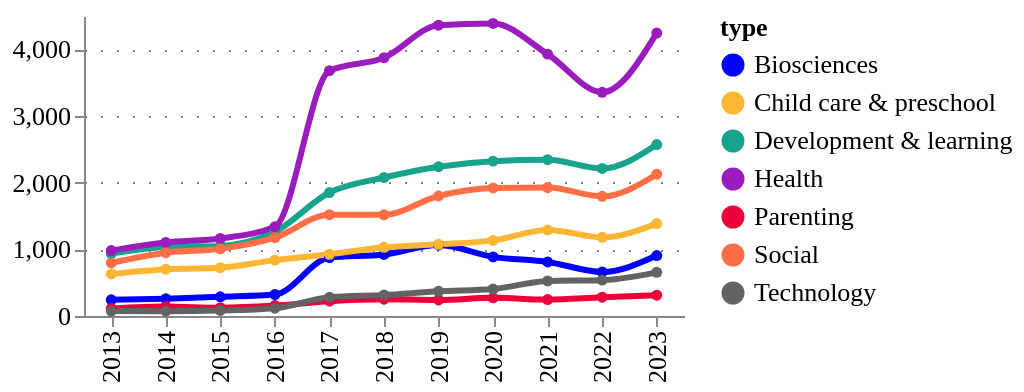

Notebook code cell kept with this figure:
### Code cell
fig = pu.ts_smooth(
    ts_df,
    ts_df['type'].unique(),
    variable= "counts",
    variable_title = "",
    category_column = 'type',
    width = 300,
    height = 150,
    legend_orient='right',
)
pu.configure_plots(fig)

### Figure 1 — Vega-Lite specification as saved in the notebook (floating-point values rounded to 4 significant figures)
{"config": {"title": {"font": "Averta", "anchor": "start"}, "subtitle": {"font": "Averta"}, "axis": {"labelFont": "Averta", "titleFont": "Averta", "gridColor": "grey", "gridDash": [1, 7], "labelFontSize": 13, "titleFontSize": 13}, "header": {"labelFont": "Averta", "titleFont": "Averta"}, "legend": {"labelFont": "Averta", "titleFont": "Averta", "labelFontSize": 13, "titleFontSize": 13}, "range": {"category": ["#0000FF", "#FDB633", "#18A48C", "#9A1BBE", "#EB003B", "#FF6E47", "#646363", "#0F294A", "#97D9E3", "#A59BEE", "#F6A4B7", "#D2C9C0", "#FFFFFF", "#000000"], "ordinal": {"scheme": ["#0000FF", "#FDB633", "#18A48C", "#9A1BBE", "#EB003B", "#FF6E47", "#646363", "#0F294A", "#97D9E3", "#A59BEE", "#F6A4B7", "#D2C9C0", "#FFFFFF", "#000000"]}}, "view": {"strokeWidth": 0}}, "data": {"name": "data-560d182d20d8a131057588851eadf919"}, "mark": {"type": "line", "interpolate": "monotone", "point": {"filled": true, "size": 30}, "size": 3, "strokeDash": [0]}, "encoding": {"color": {"field": "type", "legend": {"orient": "right"}, "type": "nominal"}, "tooltip": [{"field": "year", "title": "Year", "type": "ordinal"}, {"field": "type", "type": "nominal"}, {"field": "counts", "format": ".3f", "title": "", "type": "quantitative"}], "x": {"field": "year", "title": "", "type": "ordinal"}, "y": {"field": "counts", "title": "", "type": "quantitative"}}, "height": 150, "title": {"anchor": "start", "text": "", "fontSize": 14, "subtitle": "", "subtitleFont": "Averta", "subtitleFontSize": 13}, "width": 300, "$schema": "https://vega.github.io/schema/vega-lite/v4.17.0.json", "datasets": {"data-560d182d20d8a131057588851eadf919": [{"year": 2013, "type": "Biosciences", "counts": 243, "counts_prop": 0.003}, {"year": 2014, "type": "Biosciences", "counts": 259, "counts_prop": 0.004}, {"year": 2015, "type": "Biosciences", "counts": 288, "counts_prop": 0.004}, {"year": 2016, "type": "Biosciences", "counts": 322, "counts_prop": 0.005}, {"year": 2017, "type": "Biosciences", "counts": 876, "counts_prop": 0.013}, {"year": 2018, "type": "Biosciences", "counts": 923, "counts_prop": 0.013}, {"year": 2019, "type": "Biosciences", "counts": 1065, "counts_prop": 0.015}, {"year": 2020, "type": "Biosciences", "counts": 887, "counts_prop": 0.013}, {"year": 2021, "type": "Biosciences", "counts": 811, "counts_prop": 0.012}, {"year": 2022, "type": "Biosciences", "counts": 661, "counts_prop": 0.009}, {"year": 2023, "type": "Biosciences", "counts": 906, "counts_prop": 0.013}, {"year": 2013, "type": "Child care & preschool", "counts": 630, "counts_prop": 0.009}, {"year": 2014, "type": "Child care & preschool", "counts": 702, "counts_prop": 0.01}, {"year": 2015, "type": "Child care & preschool", "counts": 725, "counts_prop": 0.01}, {"year": 2016, "type": "Child care & preschool", "counts": 838, "counts_prop": 0.012}, {"year": 2017, "type": "Child care & preschool", "counts": 926, "counts_prop": 0.013}, {"year": 2018, "type": "Child care & preschool", "counts": 1031, "counts_prop": 0.015}, {"year": 2019, "type": "Child care & preschool", "counts": 1075, "counts_prop": 0.015}, {"year": 2020, "type": "Child care & preschool", "counts": 1134, "counts_prop": 0.016}, {"year": 2021, "type": "Child care & preschool", "counts": 1290, "counts_prop": 0.018}, {"year": 2022, "type": "Child care & preschool", "counts": 1180, "counts_prop": 0.017}, {"year": 2023, "type": "Child care & preschool", "counts": 1386, "counts_prop": 0.02}, {"year": 2013, "type": "Development & learning", "counts": 936, "counts_prop": 0.013}, {"year": 2014, "type": "Development & learning", "counts": 1034, "counts_prop": 0.015}, {"year": 2015, "type": "Development & learning", "counts": 1051, "counts_prop": 0.015}, {"year": 2016, "type": "Development & learning", "counts": 1263, "counts_prop": 0.018}, {"year": 2017, "type": "Development & learning", "counts": 1852, "counts_prop": 0.027}, {"year": 2018, "type": "Development & learning", "counts": 2077, "counts_prop": 0.03}, {"year": 2019, "type": "Development & learning", "counts": 2240, "counts_prop": 0.032}, {"year": 2020, "type": "Development & learning", "counts": 2323, "counts_prop": 0.033}, {"year": 2021, "type": "Development & learning", "counts": 2344, "counts_prop": 0.034}, {"year": 2022, "type": "Development & learning", "counts": 2213, "counts_prop": 0.032}, {"year": 2023, "type": "Development & learning", "counts": 2572, "counts_prop": 0.037}, {"year": 2013, "type": "Health", "counts": 982, "counts_prop": 0.014}, {"year": 2014, "type": "Health", "counts": 1103, "counts_prop": 0.016}, {"year": 2015, "type": "Health", "counts": 1163, "counts_prop": 0.017}, {"year": 2016, "type": "Health", "counts": 1338, "counts_prop": 0.019}, {"year": 2017, "type": "Health", "counts": 3679, "counts_prop": 0.053}, {"year": 2018, "type": "Health", "counts": 3874, "counts_prop": 0.056}, {"year": 2019, "type": "Health", "counts": 4362, "counts_prop": 0.063}, {"year": 2020, "type": "Health", "counts": 4388, "counts_prop": 0.063}, {"year": 2021, "type": "Health", "counts": 3928, "counts_prop": 0.056}, {"year": 2022, "type": "Health", "counts": 3356, "counts_prop": 0.048}, {"year": 2023, "type": "Health", "counts": 4244, "counts_prop": 0.061}, {"year": 2013, "type": "Parenting", "counts": 114, "counts_prop": 0.002}, {"year": 2014, "type": "Parenting", "counts": 142, "counts_prop": 0.002}, {"year": 2015, "type": "Parenting", "counts": 124, "counts_prop": 0.002}, {"year": 2016, "type": "Parenting", "counts": 156, "counts_prop": 0.002}, {"year": 2017, "type": "Parenting", "counts": 223, "counts_prop": 0.003}, {"year": 2018, "type": "Parenting", "counts": 252, "counts_prop": 0.004}, {"year": 2019, "type": "Parenting", "counts": 240, "counts_prop": 0.003}, {"year": 2020, "type": "Parenting", "counts": 273, "counts_prop": 0.004}, {"year": 2021, "type": "Parenting", "counts": 246, "counts_prop": 0.004}, {"year": 2022, "type": "Parenting", "counts": 282, "counts_prop": 0.004}, {"year": 2023, "type": "Parenting", "counts": 312, "counts_prop": 0.004}, {"year": 2013, "type": "Social", "counts": 797, "counts_prop": 0.011}, {"year": 2014, "type": "Social", "counts": 950, "counts_prop": 0.014}, {"year": 2015, "type": "Social", "counts": 1008, "counts_prop": 0.014}, {"year": 2016, "type": "Social", "counts": 1175, "counts_prop": 0.017}, {"year": 2017, "type": "Social", "counts": 1519, "counts_prop": 0.022}, {"year": 2018, "type": "Social", "counts": 1518, "counts_prop": 0.022}, {"year": 2019, "type": "Social", "counts": 1800, "counts_prop": 0.026}, {"year": 2020, "type": "Social", "counts": 1920, "counts_prop": 0.028}, {"year": 2021, "type": "Social", "counts": 1927, "counts_prop": 0.028}, {"year": 2022, "type": "Social", "counts": 1795, "counts_prop": 0.026}, {"year": 2023, "type": "Social", "counts": 2127, "counts_prop": 0.03}, {"year": 2013, "type": "Technology", "counts": 74, "counts_prop": 0.001}, {"year": 2014, "type": "Technology", "counts": 72, "counts_prop": 0.001}, {"year": 2015, "type": "Technology", "counts": 83, "counts_prop": 0.001}, {"year": 2016, "type": "Technology", "counts": 117, "counts_prop": 0.002}, {"year": 2017, "type": "Technology", "counts": 281, "counts_prop": 0.004}, {"year": 2018, "type": "Technology", "counts": 315, "counts_prop": 0.005}, {"year": 2019, "type": "Technology", "counts": 370, "counts_prop": 0.005}, {"year": 2020, "type": "Technology", "counts": 404, "counts_prop": 0.006}, {"year": 2021, "type": "Technology", "counts": 526, "counts_prop": 0.008}, {"year": 2022, "type": "Technology", "counts": 538, "counts_prop": 0.008}, {"year": 2023, "type": "Technology", "counts": 655, "counts_prop": 0.009}]}}
